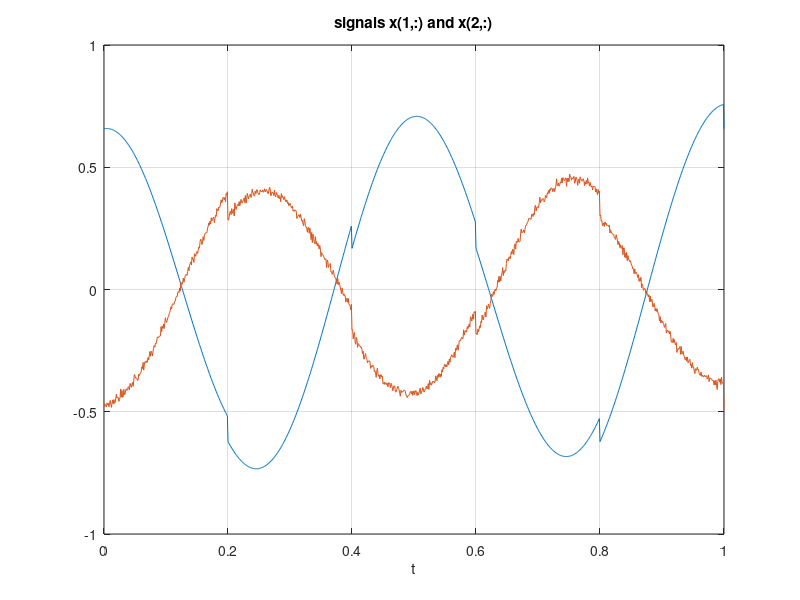

Recreate this plot in MATLAB. (Note: this script raises an error after producing the figure.)
clear all
close all
%%
T=1;% duration of the simulation (s)
Ns=1000;%number of samples in the simulation
dt=T/Ns;% sampling interval
time=[0:dt:T];% time axis
% sinusoidal signal
f0=2;% frequency of the sinusoid
s1=sqrt(2)*cos(2*pi*f0*time);
%s1=sign(sin(2*pi*f0*time+pi/10));
% sawtooth signal
s2=mod(5*time,T)-T/2;
% Gaussian noise
s3=randn(1,Ns+1);
% weights in a 2 rows by 3 columns matrix A1, which must be found by ICA
A1=[0.5,0.1,0;-0.3,0.1,-0.01];
% x is a mtrix: 1st row is the 1st signal, 2nd row is the 2nd signal
x=A1*[s1;s2;s3];
figure
plot(time,x),grid on
title('signals x(1,:) and x(2,:)')
xlabel('t')
%% run Fastica (note that we have 2 signals x(1,:) and x(2,:), so we can at most find 2 indep. comp.
[Out,A,W]=fastica(x,'numOfIC',2);
figure
subplot(2,2,1),plot(time,s1),grid on,title('True components')
subplot(2,2,2),plot(time,s2),grid on
subplot(2,2,3),plot(time,Out(1,:)),grid on, title('ICA components')
subplot(2,2,4),plot(time,Out(2,:)),grid on
figure
subplot(2,2,1), hist(s1,40),title('Histograms true components')
subplot(2,2,2), hist(s2,40)
subplot(2,2,3), hist(x(1,:),40),title('Histograms of x')
subplot(2,2,4), hist(x(2,:),40)
%% compare A and A1
display('Original matrix A')
A1
display('ICA matrix A')
A


